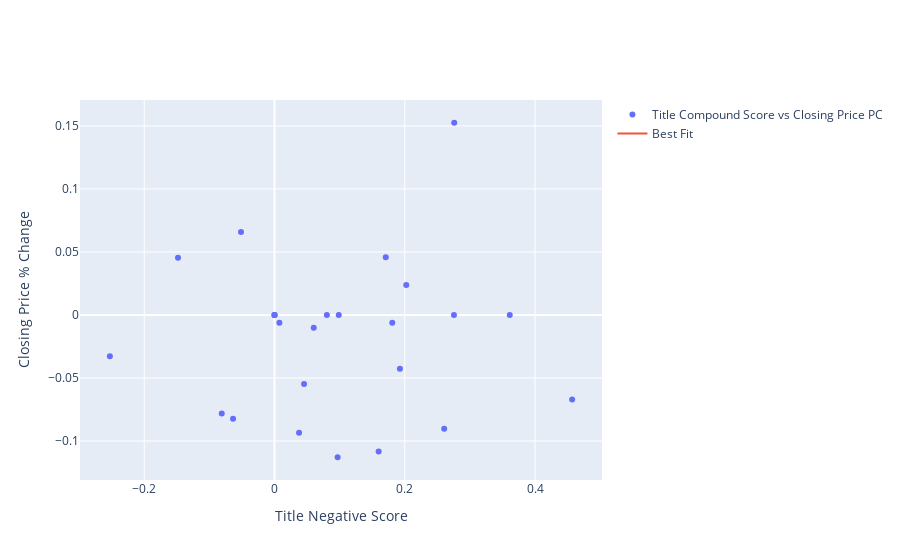

The notebook cell this image was saved under:
### Code cell
#Plot Linear Model
def linear_graph():
    fig=go.Figure()
    fig.add_trace(go.Scatter(name='Title Compound Score vs Closing Price PC', x=price_score_df['t_compound'], y=price_score_df['Adj Close PC'], mode='markers'))
    fig.add_trace(go.Scatter(name='Best Fit', x=X, y=price_score_df['linear_fit'], mode='lines'))
    
    fig.update_layout(xaxis_title = 'Title Negative Score', yaxis_title = 'Closing Price % Change')
    fig.show()

linear_graph()

#need to fix line
#need to think about weekend data points

### Figure 1 — Plotly figure (JSON) as saved in the notebook; plotly's stock layout.template omitted (floating-point values rounded to 4 significant figures)
{"data": [{"mode": "markers", "name": "Title Compound Score vs Closing Price PC", "type": "scatter", "x": [0, -0.2528, 0.06021, 0.1598, 0.2023, 0.3612, 0.1808, 0.1925, 0.1708, 0.0454, 0.007455, 0.2755, 0, 0.2605, -0.05147, -0.08102, 0.457, -0.1482, 0.09867, 0, 0.03767, -0.06363, 0.09689, 0.2759, 0.08038], "y": [0, -0.03276, -0.01019, -0.1083, 0.02386, 0, -0.006166, -0.04259, 0.04577, -0.05484, -0.006144, 0, 0, -0.0902, 0.0659, -0.07818, -0.06713, 0.04537, 0, 0, -0.09336, -0.08241, -0.1129, 0.1525, 0]}, {"mode": "lines", "name": "Best Fit", "type": "scatter", "x": [[0], [-0.2528], [0.06021], [0.1598], [0.2023], [0.3612], [0.1808], [0.1925], [0.1708], [0.0454], [0.007455], [0.2755], [0], [0.2605], [-0.05147], [-0.08102], [0.457], [-0.1482], [0.09867], [0], [0.03767], [-0.06363], [0.09689], [0.2759], [0.08038]], "y": [-0.01939, -0.02291, -0.01855, -0.01716, -0.01657, -0.01435, -0.01687, -0.0167, -0.01701, -0.01876, -0.01928, -0.01555, -0.01939, -0.01576, -0.02011, -0.02052, -0.01302, -0.02145, -0.01801, -0.01939, -0.01886, -0.02028, -0.01804, -0.01554, -0.01827]}], "layout": {"xaxis": {"title": {"text": "Title Negative Score"}}, "yaxis": {"title": {"text": "Closing Price % Change"}}}}
